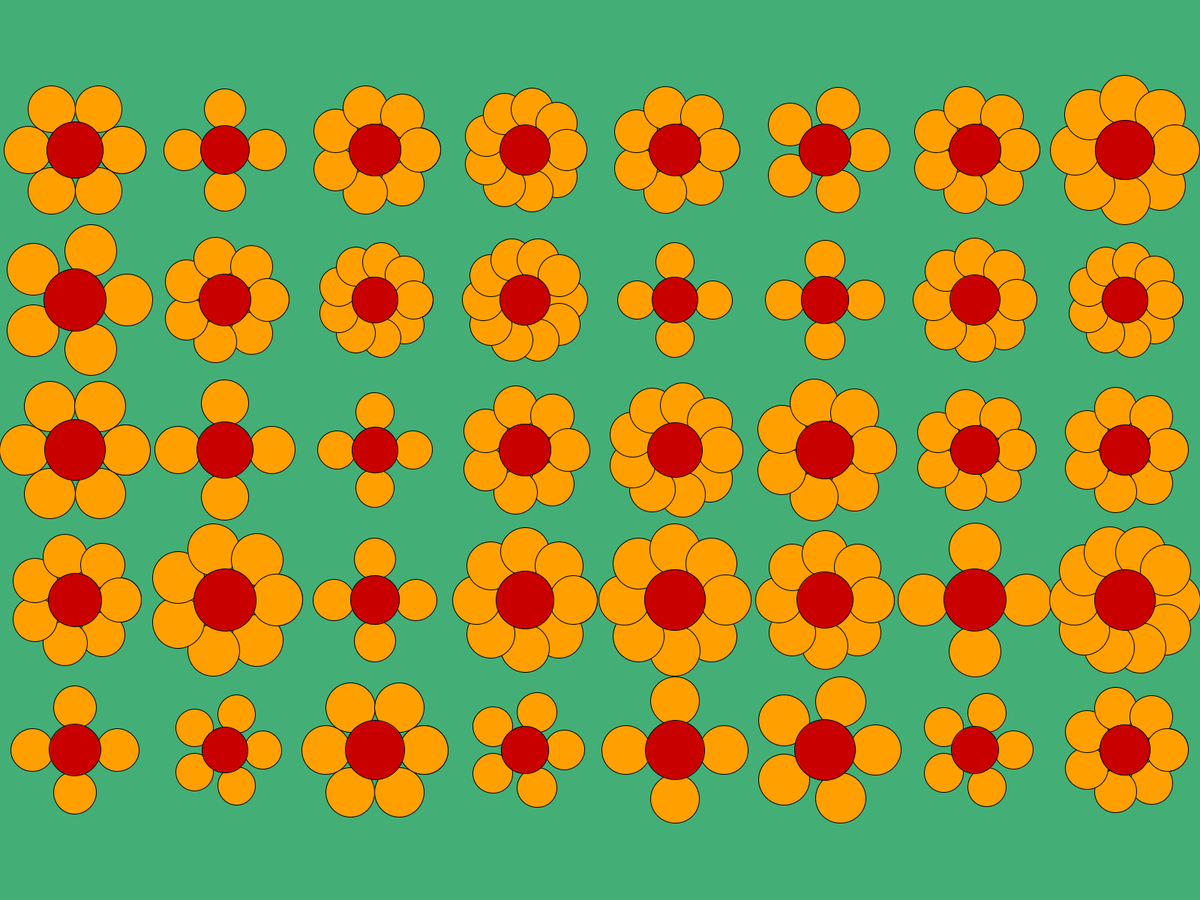
Frame 1 (no input)
Frame 2 (the mouse pressed at the canvas centre, redrawn once): identical to frame 1, image omitted

The Processing sketch that drew this single still picture (run headless with seeded random() and noise(); the mouse was pressed at the canvas centre and the sketch redrawn once):

// Processing sketch: flowerGardenObject
// ── flowerGardenObject.pde
// two dimensional array example

int n_rows=10;
int n_columns = 5;

Flower [][] FlowerGarden = new Flower[n_rows][n_columns];



void setup() {
  size(1600, 1200);
  background(#43AF76);

  int _r= 60;
  int _petals=7;
  float _x=100;
  float _y=200;
  int _pc=#FFA000;
  
  for (int i = 0; i<n_rows; i +=1) {
    for (int j = 0; j<n_columns; j++) {
      FlowerGarden[i][j]=new Flower(_r+random(-10,10), _petals+int(random(-4,4)), _x+i*200, _y+j*200, _pc);
    }
  }
  
 
  //  myFlower2 = new Flower();
  //   myFlower3 = new Flower();
}


void draw() {
  background(#43AF76);
 //  if (myFlower1.overlaps(myFlower3) == true )
//  {
//    background(#FF0000);
//  } 

 for (int i = 0; i<n_rows; i +=1) {
    for (int j = 0; j<n_columns; j++) {
      FlowerGarden[i][j].display();
    }
  }
/*
  myFlower1.move();
  myFlower1.bounce();
  myFlower1.display();
  //  myFlower2.display();
  myFlower3.x=mouseX;
  myFlower3.y=mouseY;

  myFlower3.display();
  
  */
   noLoop();
  

}

// ── FlowerClass.pde
class Flower {

  // Variables

  float r;       // radius of the flower petal
  int n_petals;  // number of petals 
  float x;       // x-position of the center of the flower
  float y;       // y-position of the center of the flower
  int petalColor;//hexadecimal number for the color of petals

  float stepX=0;
  float stepY=-1;

  Flower(float temp_r, int temp_n_petals, float temp_x, float temp_y, int temp_petalColor) {
    r=temp_r;
    n_petals = temp_n_petals;
    x=temp_x;
    y=temp_y;
    petalColor=temp_petalColor;
  }

  void display () {

    float ballX;
    float ballY;

    fill(petalColor);
    for (float i=0; i<PI*2; i+=2*PI/n_petals) {
      //  ballX=width/2 + r*cos(i);
      //  ballY=height/2 + r*sin(i);
      ballX=x + r*cos(i);
      ballY=y + r*sin(i);
      ellipse(ballX, ballY, r, r);
    }
    fill(200, 0, 0);
    ellipse(x, y, r*1.2, r*1.2);
  }

  void move() {
    x=x+stepX;
    y=y+stepY;
  }

  void bounce() {
    if (x<0 || x>width)
      stepX=-stepX;
    if (y<0 || y>height)
      stepY=-stepY;
  }

  boolean overlaps (Flower f) {
    float d=dist(x, y, f.x, f.y);

    if (d < r+f.r)
      return true;
    else
      return false;
  }
}
